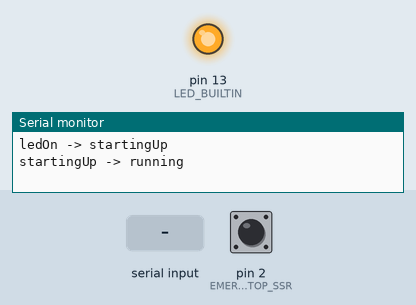
A sketch run on a simulated Arduino Nano, built with avr-gcc and run on an emulated ATmega328P. Shown: output pins drawn as LEDs (lit = HIGH), the last lines printed to the serial monitor. Dashed ring = blinking. The inputs (shaded band) are chosen by the test bench; at power-on: pin 2 (EMERGENCY_STOP_SSR) LOW. Pins used as bus, display or sensor lines are not drawn.

Above: at 1.2 s.
1.3 s: pin 2 (EMERGENCY_STOP_SSR) pulled HIGH for 0.15 s
At 2.3 s:
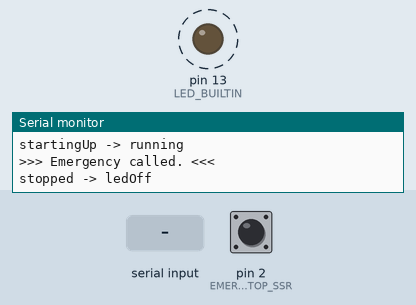
4.4 s: byte 30 received over Serial
7.4 s: pin 2 (EMERGENCY_STOP_SSR) pulled HIGH for 1 s
Timing chart, 0 to 16.4 s (numbered marks = the images above; inputs shaded):
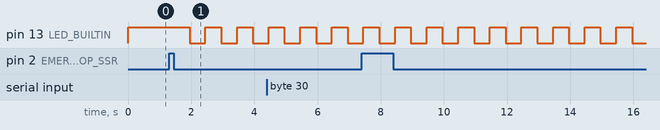

Measured:
- after the input at 1.3 s, pin 13 (LED_BUILTIN): alternates HIGH for 0.50 s and LOW for 0.50 s, starting after 0.65 s

The sketch:

code6.ino
```cpp
// Application of state Machiene impementation, besed on
// https://codeandlife.com/2013/10/06/tutorial-state-machines-with-c-callbacks/
// but using a struct to hold some values of interest. Sadly I still have to
// find a way of define de struct locally and pass it to the functions that represent
// transitions
// Author: Henrique

#define EMERGENCY_STOP_SSR   2
#define START_UP_SSR         11 //4 if using nano
#define ACS1                 A0

//State
struct state {
    byte reserved5    : 1; // uint8_t
    byte reserved4    : 1; // uint8_t
    byte reserved3    : 1; // uint8_t
    byte reserved2    : 1; // uint8_t
    byte reserved1    : 1; // uint8_t
    byte reserved0    : 1; // uint8_t
    byte is_Ready     : 1; // uint8_t
    byte is_Emergency : 1; // uint8_t
} system_state;
int last_current_measure;

void stateReport();
typedef void *(*StateFunc)();

// State transition
void *ledOn();   //Dummy state just to control arduino led
void *ledOff();  //Dummy state just to control arduino led
void *startingUp();
void *running();
void *stopped();
// Other functions
void emergencyCall();
void emergencyRelease();
void stateReport();

// State pointer
StateFunc statefunc;

void setup() {
    // AVR pin config.
    pinMode(LED_BUILTIN, OUTPUT);
    pinMode(EMERGENCY_STOP_SSR, INPUT);
    pinMode(START_UP_SSR, OUTPUT);
    attachInterrupt(digitalPinToInterrupt(EMERGENCY_STOP_SSR), emergencyRelease, RISING);
    attachInterrupt(digitalPinToInterrupt(EMERGENCY_STOP_SSR), emergencyCall, FALLING);
    // initialize serial port:
    Serial.begin(9600);
    system_state.is_Ready=0;
    system_state.is_Emergency=0;
    statefunc = ledOn;
}

void loop() {
    statefunc = (StateFunc)(*statefunc)();
}

void emergencyCall(){
    system_state.is_Emergency = 1;
    Serial.println(">>> Emergency called. <<<");
    statefunc = stopped;
}

void emergencyRelease(){
    system_state.is_Emergency = 0;
    Serial.println("### Emergency released. ###");
}

void *ledOn(){
    noInterrupts();
    digitalWrite(LED_BUILTIN, HIGH);
    interrupts();

    if(Serial.available()) {
        // Reconsider if it`s convenient to report state here
        stateReport();
    }

    // Select next state
    if(!system_state.is_Emergency){
        Serial.println("ledOn -> startingUp");
        return startingUp;
    }
    else {
        Serial.println("ledOn -> stopped");
        return stopped;
    }
}

void *ledOff(){
    noInterrupts();
    digitalWrite(LED_BUILTIN, LOW);
    interrupts();

    delay(500);

    if (Serial.available()) {
        // Reconsider if it`s convenient to report state here
        stateReport();
    }

    Serial.println("ledOff -> ledOn");
    return ledOn;
}

void *startingUp(){
    // pre-check for emergency condition
    if(system_state.is_Emergency){
        Serial.println("startingUp -> stopped(Emergency)");
        return stopped;
    }

    //Setups
    noInterrupts();
    last_current_measure = analogRead(ACS1);
    if((495<=last_current_measure)&&(last_current_measure < 516)){ //calculado 511<=last_current_measure<516
        system_state.is_Ready = 1;
        }
    else{
        system_state.is_Ready = 0;
    }
    interrupts();

    if(!system_state.is_Emergency && !system_state.is_Ready){

        if (Serial.available()) {
            Serial.println("Starting up...");
            Serial.println(last_current_measure);
            // Reconsider if it`s convenient to report state here
            stateReport();
        }

        delay(250); // verify the minimum intervalbetween analog readings

        //Serial.println("startingUp -> startingUp");
        return startingUp;
    }

    if(!system_state.is_Emergency && system_state.is_Ready){
        digitalWrite(START_UP_SSR, HIGH);
        Serial.println("startingUp -> running");
        return running;
    }
    else{ // safety
        Serial.println("startingUp -> stopped(safety condition)");
        return stopped;
    }
}

void *stopped(){

    noInterrupts();
    digitalWrite(START_UP_SSR, LOW);
    interrupts();
    if(digitalRead(EMERGENCY_STOP_SSR)){
        emergencyRelease();
    }

    if(Serial.available()) {
        Serial.println("Stopped!");
        // Reconsider if it`s convenient to report state here
        stateReport();
    }

    delay(500);

    // next State
    Serial.println("stopped -> ledOff");
    return ledOff;
}

// in development...
void *running(){
    // pre-check for emergency condition
    if(system_state.is_Emergency){
            Serial.println("running -> stopped(Emergency)");
            return stopped;
        }


    if (Serial.available()) {
        Serial.println("Running...");
        // Reconsider if it`s convenient to report state here
        stateReport();
    }

    if(!system_state.is_Emergency && system_state.is_Ready){
        //Serial.println("running -> running");
        return running;
    }
    else{ // Safety
        Serial.println("running -> stopped(safety condition)");
        return stopped;
    }
}


// Not used, yet...
void stateReport(){
    while (Serial.available())
    {
        int trashbin = Serial.read();
    }

    Serial.print("Estado: 0b");
    Serial.print(system_state.reserved5);
    Serial.print(system_state.reserved4);
    Serial.print(system_state.reserved3);
    Serial.print(system_state.reserved2);
    Serial.print(system_state.reserved1);
    Serial.print(system_state.reserved0);
    Serial.print(system_state.is_Emergency);
    Serial.println(system_state.is_Ready);
}
```
